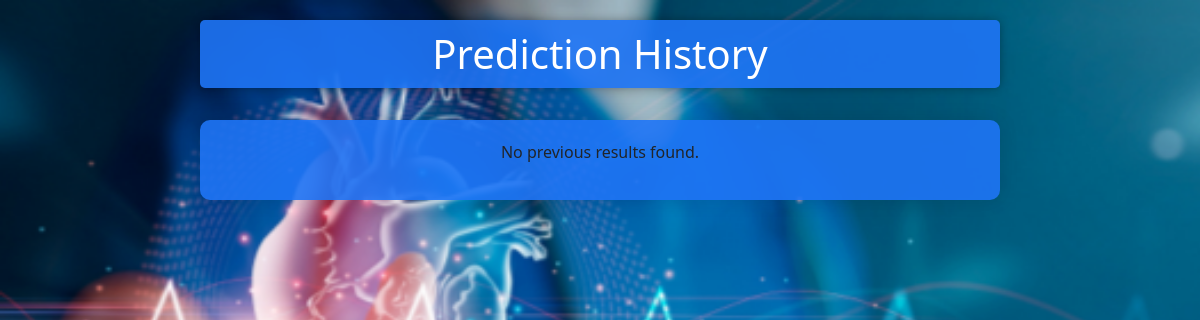
The page /users/view_history/ (signed in) on the database as committed earlier.
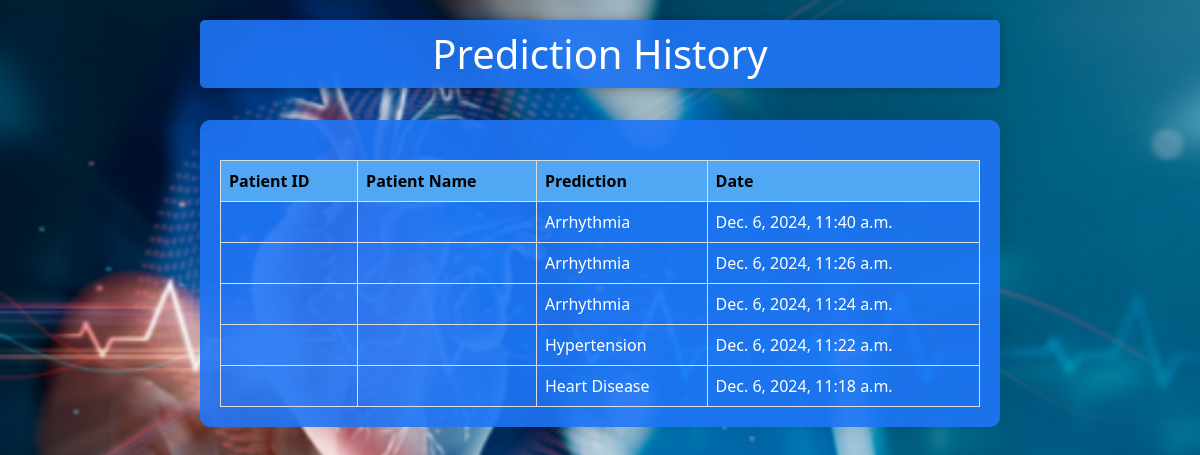
The same page on the database as committed later.
### users/models.py (models this page shows, shortened)
class Profile_result(models.Model):
    user = models.ForeignKey(settings.AUTH_USER_MODEL, on_delete=models.CASCADE)
    patient_id = models.CharField(max_length=20, blank=True)
    patient_name = models.CharField(max_length=100, blank=True)
    height = models.FloatField()
    weight = models.FloatField()
    temperature = models.FloatField()
    heart_rate = models.FloatField()
    cholesterol = models.FloatField()
    blood_sugar = models.FloatField()
    systolic = models.FloatField()
    diastolic = models.FloatField()
    symptoms = models.CharField(max_length=100,default='None')
    existing_conditions = models.CharField(max_length=100,default='None')
    family_history = models.CharField(max_length=100,default='No')
    smoking_status = models.CharField(max_length=100,default='Never')
    laboratory_results = models.CharField(max_length=100,default='None')
    prediction = models.CharField(max_length=100,default='None')
    created_at = models.DateTimeField(auto_now_add=True)

### users/views.py (the view)
# urls.py: path('view_history/', views.view_history, name='view_history'),
@login_required
def view_history(request):
    profile_results = Profile_result.objects.filter(user=request.user).order_by('-created_at')
    return render(request, 'users/view_history.html', {
        'profile_results': profile_results,
        'message': 'No previous results found.' if not profile_results.exists() else ''
    })

### users/templates/users/view_history.html (shortened to what this page needs)
<!DOCTYPE html>
<html lang="en">
<head>
    {% load static %}
    <link href="https://stackpath.bootstrapcdn.com/bootstrap/4.5.2/css/bootstrap.min.css" rel="stylesheet">
</head>
<body>
    <h1>Prediction History</h1>
    <div class="container">
        {% if message %}
            <p>{{ message }}</p>
        {% else %}
            <table>
                <thead>
                    <tr class="Heading">
                        <th>Patient ID</th>
                        <th>Patient Name</th>
                        <th>Prediction</th>
                        <th>Date</th>
                    </tr>
                </thead>
                <tbody>
                    {% for result in profile_results %}
                        <tr>
                            <td>{{ result.patient_id }}</td>
                            <td>{{ result.patient_name }}</td>
                            <td>{{ result.prediction }}</td>
                            <td>{{ result.created_at }}</td>
                        </tr>
                    {% endfor %}
                </tbody>
            </table>
        {% endif %}
    </div>
</body>
</html>

Rows that differ between the two databases and show on the page:
added Profile_result: prediction "Arrhythmia", created_at "Dec. 6, 2024, 11:40 a.m."
added Profile_result: prediction "Arrhythmia", created_at "Dec. 6, 2024, 11:26 a.m."
added Profile_result: prediction "Arrhythmia", created_at "Dec. 6, 2024, 11:24 a.m."
added Profile_result: prediction "Hypertension", created_at "Dec. 6, 2024, 11:22 a.m."
added Profile_result: prediction "Heart Disease", created_at "Dec. 6, 2024, 11:18 a.m."
Other text that changed with them:
{{ message }}: "No previous results found." → (not shown)
text now shown: "Patient ID Patient Name Prediction Date"
